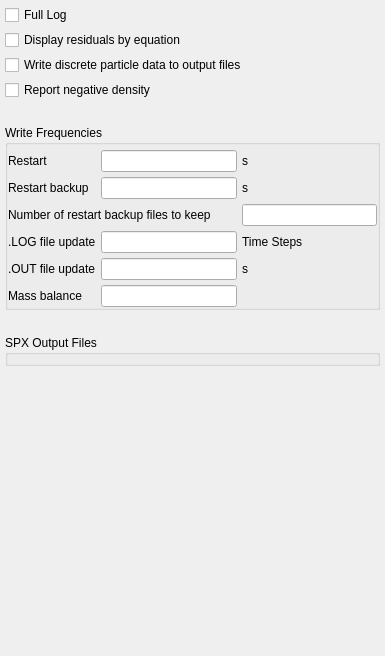
<?xml version="1.0" encoding="UTF-8"?>
<ui version="4.0">
 <class>output</class>
 <widget class="QWidget" name="output">
  <property name="geometry">
   <rect>
    <x>0</x>
    <y>0</y>
    <width>385</width>
    <height>656</height>
   </rect>
  </property>
  <layout class="QGridLayout" name="gridLayout_2">
   <property name="margin">
    <number>5</number>
   </property>
   <property name="spacing">
    <number>5</number>
   </property>
   <item row="2" column="0">
    <widget class="CheckBox" name="checkbox_keyword_print_des_data">
     <property name="text">
      <string>Write discrete particle data to output files</string>
     </property>
    </widget>
   </item>
   <item row="4" column="0">
    <spacer name="verticalSpacer_2">
     <property name="orientation">
      <enum>Qt::Vertical</enum>
     </property>
     <property name="sizeType">
      <enum>QSizePolicy::Maximum</enum>
     </property>
     <property name="sizeHint" stdset="0">
      <size>
       <width>20</width>
       <height>20</height>
      </size>
     </property>
    </spacer>
   </item>
   <item row="0" column="0">
    <widget class="CheckBox" name="checkbox_keyword_full_log">
     <property name="text">
      <string>Full Log</string>
     </property>
    </widget>
   </item>
   <item row="1" column="0">
    <widget class="CheckBox" name="checkbox_keyword_group_resid">
     <property name="text">
      <string>Display residuals by equation</string>
     </property>
    </widget>
   </item>
   <item row="3" column="0">
    <widget class="CheckBox" name="checkbox_keyword_report_neg_density">
     <property name="text">
      <string>Report negative density</string>
     </property>
    </widget>
   </item>
   <item row="8" column="0">
    <spacer name="verticalSpacer">
     <property name="orientation">
      <enum>Qt::Vertical</enum>
     </property>
     <property name="sizeHint" stdset="0">
      <size>
       <width>20</width>
       <height>40</height>
      </size>
     </property>
    </spacer>
   </item>
   <item row="7" column="0">
    <widget class="QGroupBox" name="groupBox">
     <property name="title">
      <string>SPX Output Files</string>
     </property>
     <property name="flat">
      <bool>true</bool>
     </property>
     <layout class="QGridLayout" name="gridLayout_3">
      <property name="leftMargin">
       <number>0</number>
      </property>
      <property name="topMargin">
       <number>5</number>
      </property>
      <property name="rightMargin">
       <number>0</number>
      </property>
      <property name="bottomMargin">
       <number>0</number>
      </property>
      <property name="spacing">
       <number>5</number>
      </property>
     </layout>
    </widget>
   </item>
   <item row="5" column="0">
    <widget class="QGroupBox" name="groupBox_3">
     <property name="title">
      <string>Write Frequencies</string>
     </property>
     <property name="flat">
      <bool>true</bool>
     </property>
     <layout class="QGridLayout" name="gridLayout">
      <property name="leftMargin">
       <number>0</number>
      </property>
      <property name="topMargin">
       <number>5</number>
      </property>
      <property name="rightMargin">
       <number>0</number>
      </property>
      <property name="bottomMargin">
       <number>0</number>
      </property>
      <property name="spacing">
       <number>5</number>
      </property>
      <item row="4" column="1">
       <widget class="LineEdit" name="lineedit_keyword_out_dt"/>
      </item>
      <item row="3" column="1">
       <widget class="LineEdit" name="lineedit_keyword_nlog"/>
      </item>
      <item row="0" column="2">
       <widget class="QLabel" name="label_2">
        <property name="text">
         <string>s</string>
        </property>
       </widget>
      </item>
      <item row="3" column="0">
       <widget class="QLabel" name="label_137">
        <property name="text">
         <string>.LOG file update</string>
        </property>
       </widget>
      </item>
      <item row="0" column="0">
       <widget class="QLabel" name="label_136">
        <property name="text">
         <string>Restart</string>
        </property>
       </widget>
      </item>
      <item row="0" column="1">
       <widget class="LineEdit" name="lineedit_keyword_res_dt"/>
      </item>
      <item row="1" column="1">
       <widget class="LineEdit" name="lineedit_keyword_res_backup_dt"/>
      </item>
      <item row="1" column="0">
       <widget class="QLabel" name="label_3">
        <property name="text">
         <string>Restart backup</string>
        </property>
       </widget>
      </item>
      <item row="2" column="2">
       <widget class="LineEdit" name="lineedit_keyword_res_backups"/>
      </item>
      <item row="4" column="2">
       <widget class="QLabel" name="label_7">
        <property name="text">
         <string>s</string>
        </property>
       </widget>
      </item>
      <item row="2" column="0" colspan="2">
       <widget class="QLabel" name="label_5">
        <property name="text">
         <string>Number of restart backup files to keep</string>
        </property>
       </widget>
      </item>
      <item row="4" column="0">
       <widget class="QLabel" name="label_6">
        <property name="text">
         <string>.OUT file update</string>
        </property>
       </widget>
      </item>
      <item row="1" column="2">
       <widget class="QLabel" name="label_4">
        <property name="text">
         <string>s</string>
        </property>
       </widget>
      </item>
      <item row="3" column="2">
       <widget class="QLabel" name="label">
        <property name="text">
         <string>Time Steps</string>
        </property>
       </widget>
      </item>
      <item row="5" column="0">
       <widget class="QLabel" name="label_8">
        <property name="text">
         <string>Mass balance</string>
        </property>
       </widget>
      </item>
      <item row="5" column="1">
       <widget class="LineEdit" name="lineedit_keyword_report_mass_balance_dt"/>
      </item>
     </layout>
    </widget>
   </item>
   <item row="6" column="0">
    <spacer name="verticalSpacer_3">
     <property name="orientation">
      <enum>Qt::Vertical</enum>
     </property>
     <property name="sizeType">
      <enum>QSizePolicy::Maximum</enum>
     </property>
     <property name="sizeHint" stdset="0">
      <size>
       <width>20</width>
       <height>20</height>
      </size>
     </property>
    </spacer>
   </item>
  </layout>
 </widget>
 <customwidgets>
  <customwidget>
   <class>CheckBox</class>
   <extends>QCheckBox</extends>
   <header>gui.widgets.base</header>
  </customwidget>
  <customwidget>
   <class>LineEdit</class>
   <extends>QLineEdit</extends>
   <header>gui.widgets.base</header>
  </customwidget>
 </customwidgets>
 <resources/>
 <connections/>
</ui>
